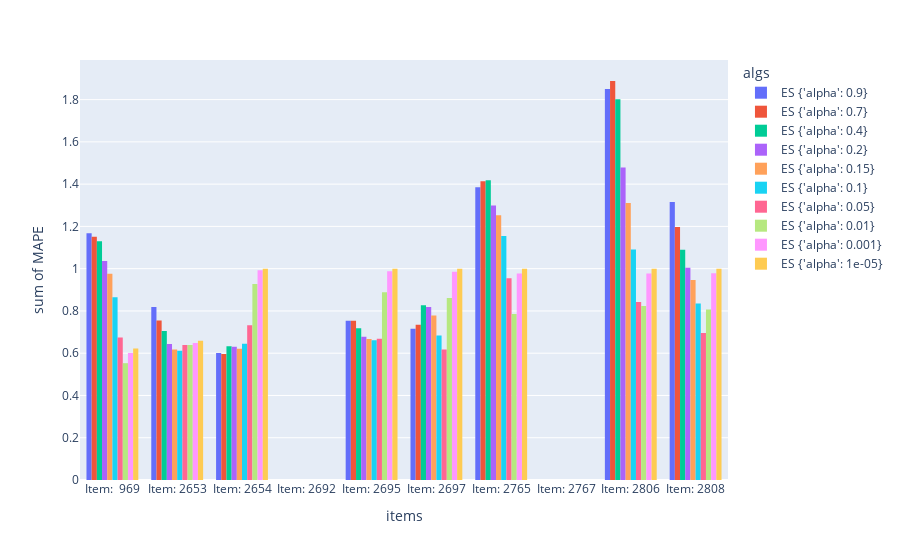

Notebook code for this chart:
### Markdown cell above
Loss for first time series point

### Code cell
quality_initphase = pd.DataFrame(index = ts.columns, columns = FRC_TS.keys())

# Quality in first 100 steps
start_date = '2005-09-07'
end_date = '2005-10-01'
# init_steps = 100


for model in quality_initphase.columns:
    frc_ts = FRC_TS[model]
    # for ts_num in ts.columns:
    ix = pd.date_range(start_date, end_date)
    quality_initphase[model],_ = qualityMAPE(ts.loc[ix], frc_ts.loc[ix])

px.histogram(quality_initphase.unstack().reset_index().rename(columns = {'level_0':'algs', 'level_1':'items', 0:'MAPE'}), x="items", y="MAPE",
             color='algs', barmode='group')

### Figure 1 — Plotly figure (JSON) as saved in the notebook; plotly's stock layout.template omitted (floating-point values rounded to 4 significant figures)
{"data": [{"alignmentgroup": "True", "bingroup": "x", "histfunc": "sum", "hovertemplate": "algs=ES {'alpha': 0.9}<br>items=%{x}<br>sum of MAPE=%{y}<extra></extra>", "legendgroup": "ES {'alpha': 0.9}", "marker": {"color": "#636efa", "pattern": {"shape": ""}}, "name": "ES {'alpha': 0.9}", "offsetgroup": "ES {'alpha': 0.9}", "orientation": "v", "showlegend": true, "type": "histogram", "x": ["Item:  165", "Item:  969", "Item: 2653", "Item: 2654", "Item: 2692", "Item: 2695", "Item: 2697", "Item: 2765", "Item: 2767", "Item: 2806", "Item: 2808"], "xaxis": "x", "y": [null, 1.168, 0.8186, 0.601, null, 0.7537, 0.7162, 1.385, null, 1.85, 1.316], "yaxis": "y"}, {"alignmentgroup": "True", "bingroup": "x", "histfunc": "sum", "hovertemplate": "algs=ES {'alpha': 0.7}<br>items=%{x}<br>sum of MAPE=%{y}<extra></extra>", "legendgroup": "ES {'alpha': 0.7}", "marker": {"color": "#EF553B", "pattern": {"shape": ""}}, "name": "ES {'alpha': 0.7}", "offsetgroup": "ES {'alpha': 0.7}", "orientation": "v", "showlegend": true, "type": "histogram", "x": ["Item:  165", "Item:  969", "Item: 2653", "Item: 2654", "Item: 2692", "Item: 2695", "Item: 2697", "Item: 2765", "Item: 2767", "Item: 2806", "Item: 2808"], "xaxis": "x", "y": [null, 1.151, 0.7548, 0.5962, null, 0.7533, 0.7347, 1.414, null, 1.888, 1.197], "yaxis": "y"}, {"alignmentgroup": "True", "bingroup": "x", "histfunc": "sum", "hovertemplate": "algs=ES {'alpha': 0.4}<br>items=%{x}<br>sum of MAPE=%{y}<extra></extra>", "legendgroup": "ES {'alpha': 0.4}", "marker": {"color": "#00cc96", "pattern": {"shape": ""}}, "name": "ES {'alpha': 0.4}", "offsetgroup": "ES {'alpha': 0.4}", "orientation": "v", "showlegend": true, "type": "histogram", "x": ["Item:  165", "Item:  969", "Item: 2653", "Item: 2654", "Item: 2692", "Item: 2695", "Item: 2697", "Item: 2765", "Item: 2767", "Item: 2806", "Item: 2808"], "xaxis": "x", "y": [null, 1.13, 0.7049, 0.6325, null, 0.7184, 0.8264, 1.419, null, 1.802, 1.09], "yaxis": "y"}, {"alignmentgroup": "True", "bingroup": "x", "histfunc": "sum", "hovertemplate": "algs=ES {'alpha': 0.2}<br>items=%{x}<br>sum of MAPE=%{y}<extra></extra>", "legendgroup": "ES {'alpha': 0.2}", "marker": {"color": "#ab63fa", "pattern": {"shape": ""}}, "name": "ES {'alpha': 0.2}", "offsetgroup": "ES {'alpha': 0.2}", "orientation": "v", "showlegend": true, "type": "histogram", "x": ["Item:  165", "Item:  969", "Item: 2653", "Item: 2654", "Item: 2692", "Item: 2695", "Item: 2697", "Item: 2765", "Item: 2767", "Item: 2806", "Item: 2808"], "xaxis": "x", "y": [null, 1.036, 0.6436, 0.6303, null, 0.6774, 0.8187, 1.299, null, 1.479, 1.004], "yaxis": "y"}, {"alignmentgroup": "True", "bingroup": "x", "histfunc": "sum", "hovertemplate": "algs=ES {'alpha': 0.15}<br>items=%{x}<br>sum of MAPE=%{y}<extra></extra>", "legendgroup": "ES {'alpha': 0.15}", "marker": {"color": "#FFA15A", "pattern": {"shape": ""}}, "name": "ES {'alpha': 0.15}", "offsetgroup": "ES {'alpha': 0.15}", "orientation": "v", "showlegend": true, "type": "histogram", "x": ["Item:  165", "Item:  969", "Item: 2653", "Item: 2654", "Item: 2692", "Item: 2695", "Item: 2697", "Item: 2765", "Item: 2767", "Item: 2806", "Item: 2808"], "xaxis": "x", "y": [null, 0.9758, 0.6176, 0.6212, null, 0.6672, 0.7781, 1.253, null, 1.311, 0.9463], "yaxis": "y"}, {"alignmentgroup": "True", "bingroup": "x", "histfunc": "sum", "hovertemplate": "algs=ES {'alpha': 0.1}<br>items=%{x}<br>sum of MAPE=%{y}<extra></extra>", "legendgroup": "ES {'alpha': 0.1}", "marker": {"color": "#19d3f3", "pattern": {"shape": ""}}, "name": "ES {'alpha': 0.1}", "offsetgroup": "ES {'alpha': 0.1}", "orientation": "v", "showlegend": true, "type": "histogram", "x": ["Item:  165", "Item:  969", "Item: 2653", "Item: 2654", "Item: 2692", "Item: 2695", "Item: 2697", "Item: 2765", "Item: 2767", "Item: 2806", "Item: 2808"], "xaxis": "x", "y": [null, 0.8652, 0.6115, 0.6451, null, 0.6619, 0.6841, 1.154, null, 1.091, 0.8349], "yaxis": "y"}, {"alignmentgroup": "True", "bingroup": "x", "histfunc": "sum", "hovertemplate": "algs=ES {'alpha': 0.05}<br>items=%{x}<br>sum of MAPE=%{y}<extra></extra>", "legendgroup": "ES {'alpha': 0.05}", "marker": {"color": "#FF6692", "pattern": {"shape": ""}}, "name": "ES {'alpha': 0.05}", "offsetgroup": "ES {'alpha': 0.05}", "orientation": "v", "showlegend": true, "type": "histogram", "x": ["Item:  165", "Item:  969", "Item: 2653", "Item: 2654", "Item: 2692", "Item: 2695", "Item: 2697", "Item: 2765", "Item: 2767", "Item: 2806", "Item: 2808"], "xaxis": "x", "y": [null, 0.6741, 0.6391, 0.7323, null, 0.6688, 0.6175, 0.9543, null, 0.8418, 0.6959], "yaxis": "y"}, {"alignmentgroup": "True", "bingroup": "x", "histfunc": "sum", "hovertemplate": "algs=ES {'alpha': 0.01}<br>items=%{x}<br>sum of MAPE=%{y}<extra></extra>", "legendgroup": "ES {'alpha': 0.01}", "marker": {"color": "#B6E880", "pattern": {"shape": ""}}, "name": "ES {'alpha': 0.01}", "offsetgroup": "ES {'alpha': 0.01}", "orientation": "v", "showlegend": true, "type": "histogram", "x": ["Item:  165", "Item:  969", "Item: 2653", "Item: 2654", "Item: 2692", "Item: 2695", "Item: 2697", "Item: 2765", "Item: 2767", "Item: 2806", "Item: 2808"], "xaxis": "x", "y": [null, 0.5527, 0.6392, 0.9269, null, 0.8889, 0.8607, 0.7856, null, 0.8232, 0.8065], "yaxis": "y"}, {"alignmentgroup": "True", "bingroup": "x", "histfunc": "sum", "hovertemplate": "algs=ES {'alpha': 0.001}<br>items=%{x}<br>sum of MAPE=%{y}<extra></extra>", "legendgroup": "ES {'alpha': 0.001}", "marker": {"color": "#FF97FF", "pattern": {"shape": ""}}, "name": "ES {'alpha': 0.001}", "offsetgroup": "ES {'alpha': 0.001}", "orientation": "v", "showlegend": true, "type": "histogram", "x": ["Item:  165", "Item:  969", "Item: 2653", "Item: 2654", "Item: 2692", "Item: 2695", "Item: 2697", "Item: 2765", "Item: 2767", "Item: 2806", "Item: 2808"], "xaxis": "x", "y": [null, 0.6012, 0.6477, 0.9924, null, 0.9883, 0.9854, 0.9773, null, 0.977, 0.9788], "yaxis": "y"}, {"alignmentgroup": "True", "bingroup": "x", "histfunc": "sum", "hovertemplate": "algs=ES {'alpha': 1e-05}<br>items=%{x}<br>sum of MAPE=%{y}<extra></extra>", "legendgroup": "ES {'alpha': 1e-05}", "marker": {"color": "#FECB52", "pattern": {"shape": ""}}, "name": "ES {'alpha': 1e-05}", "offsetgroup": "ES {'alpha': 1e-05}", "orientation": "v", "showlegend": true, "type": "histogram", "x": ["Item:  165", "Item:  969", "Item: 2653", "Item: 2654", "Item: 2692", "Item: 2695", "Item: 2697", "Item: 2765", "Item: 2767", "Item: 2806", "Item: 2808"], "xaxis": "x", "y": [null, 0.6218, 0.659, 0.9999, null, 0.9999, 0.9999, 0.9998, null, 0.9998, 0.9998], "yaxis": "y"}], "layout": {"barmode": "group", "legend": {"title": {"text": "algs"}, "tracegroupgap": 0}, "margin": {"t": 60}, "xaxis": {"anchor": "y", "domain": [0, 1], "title": {"text": "items"}}, "yaxis": {"anchor": "x", "domain": [0, 1], "title": {"text": "sum of MAPE"}}}}
